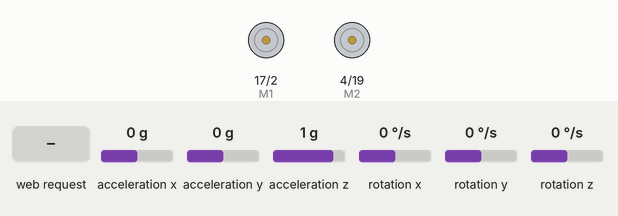
The sketch below on a simulated ESP32. Parts: direction and speed pins drawn as motors (green arrow = direction pin HIGH = forward, orange = LOW = backward, longer = more drive). The inputs (shaded band) are chosen by the test bench; at power-on: rotation z 0 °/s, acceleration x 0 g, acceleration y 0 g, acceleration z 1 g, rotation x 0 °/s, rotation y 0 °/s. WiFi joins after 1.5 s; servers stay silent unless stated; what the sketch prints to the serial monitor is not drawn.

Above: at 2.7 s.
2.8 s: HTTP request GET /left received
At 2.91 s:
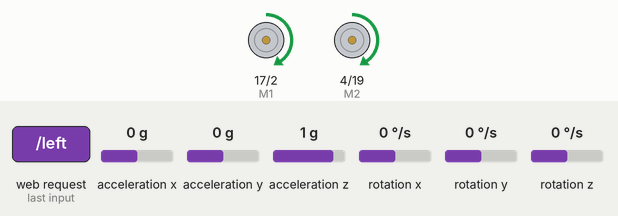
5.8 s: rotation z set to -25 °/s
8.8 s: rotation z set to -30 °/s
10.6 s: HTTP request GET /forward received
At 11.0 s:
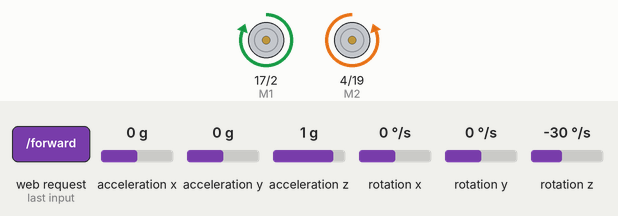
12.6 s: HTTP request GET /right received
At 12.92 s:
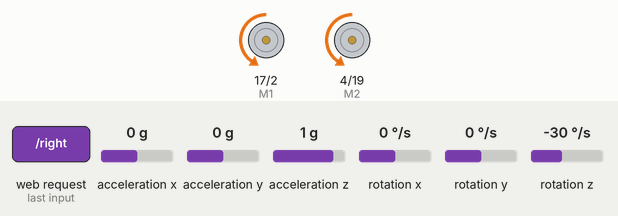
Timing chart, 0 to 16.6 s (numbered marks = the images above; inputs shaded):
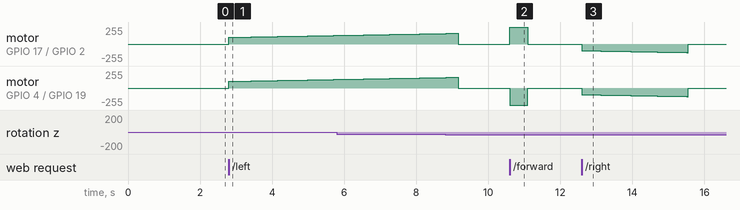

Measured:
- after the input at 2.8 s, motor on GPIO 17 (M1) / GPIO 2 (E1), motor on GPIO 4 (M2) / GPIO 19 (E2): moves from stopped to forward 128/255 over 2.9 s, starting at once
- after the input at 10.6 s, motor on GPIO 17 (M1) / GPIO 2 (E1): stopped → forward 255/255 at once, → stopped 0.50 s later; motor on GPIO 4 (M2) / GPIO 19 (E2): stopped → backward 255/255 at once, → stopped 0.50 s later
- after the input at 12.6 s, motor on GPIO 17 (M1) / GPIO 2 (E1), motor on GPIO 4 (M2) / GPIO 19 (E2): stopped → backward 100/255 at once, → backward 101/255 0.11 s later, → backward 102/255 0.10 s later, → backward 103/255 0.10 s later, … (30 changes in this stretch)

The sketch:

sketch_jan23e.ino
```cpp
#include "I2Cdev.h"
#include "MPU6050.h"
#include "Wire.h"

MPU6050 mpu;
// Global variables to keep track of the angle and the initial angle
float angleZ = 0;
float initialAngleZ = 0.0;
bool initialAngleSet = false;
unsigned long lastTime = 0;

bool isTurning = false;


#include <WiFi.h>
#include <ArduinoOTA.h>
// or for ESP32: #include <WiFi.h>

const char* ssid = "telenet-799DCED";
const char* password = "";
WiFiServer server(80);

// Variable to store the HTTP request
String header;

int E1 = 2;
int M1 = 17;
int E2 = 19;
int M2 = 4;

int turnDuration = 350;


void setup() {
    Serial.begin(9600);
    Wire.begin();
    Serial.println("Initialize MPU6050");
    mpu.initialize();

    if (!mpu.testConnection()) {
        Serial.println("MPU6050 connection failed");
        while (1);
    }

    pinMode(M1, OUTPUT);
    pinMode(M2, OUTPUT);
    analogWrite(E2, 0); // Set speed
    digitalWrite(M2, HIGH); // Move forward
    WiFi.begin(ssid, password);


    while (WiFi.status() != WL_CONNECTED) {
      delay(500);
      Serial.print(".");
    }

    Serial.println("");
    Serial.println("WiFi connected");
    Serial.println("IP address: ");
    Serial.println(WiFi.localIP());

    server.begin();

      ArduinoOTA.onStart([]() {
      String type;
      if (ArduinoOTA.getCommand() == U_FLASH)
        type = "sketch";
      else // U_SPIFFS
        type = "filesystem";

      // NOTE: if updating SPIFFS this would be the place to unmount SPIFFS using SPIFFS.end()
      Serial.println("Start updating " + type);
    });
    ArduinoOTA.onEnd([]() {
      Serial.println("\nEnd");
    });
    ArduinoOTA.onProgress([](unsigned int progress, unsigned int total) {
      Serial.printf("Progress: %u%%\r", (progress / (total / 100)));
    });
    ArduinoOTA.onError([](ota_error_t error) {
      Serial.printf("Error[%u]: ", error);
      if (error == OTA_AUTH_ERROR) Serial.println("Auth Failed");
      else if (error == OTA_BEGIN_ERROR) Serial.println("Begin Failed");
      else if (error == OTA_CONNECT_ERROR) Serial.println("Connect Failed");
      else if (error == OTA_RECEIVE_ERROR) Serial.println("Receive Failed");
      else if (error == OTA_END_ERROR) Serial.println("End Failed");
    });
    ArduinoOTA.begin();
}


void loop() {

  ArduinoOTA.handle();
  WiFiClient client = server.available(); // Listen for incoming clients

  if (client) {
    String currentLine = "";
    while (client.connected()) {
      if (client.available()) {
        char c = client.read();
        if (c == '\n') {
          if (currentLine.length() == 0) {
            // Send a standard HTTP response header
            client.println("HTTP/1.1 200 OK");
            client.println("Content-type:text/html");
            client.println("Connection: close");
            client.println();
            // Send the HTML content
            client.println("<!DOCTYPE html>");
            client.println("<html>");
            client.println("<body>");
            client.println("<h2>ESP32 Motor Control</h2>");
            client.println("<p><a href=\"/forward\"><button class=\"button\">Forward</button></a></p>");
            client.println("<p><a href=\"/left\"><button class=\"button\">Left</button></a></p>");
            client.println("<p><a href=\"/right\"><button class=\"button\">Right</button></a></p>");
            client.println("<p><a href=\"/stop\"><button class=\"button button2\">Stop</button></a></p>");
            client.println("</body>");
            client.println("</html>");

            break;
          } else {
            currentLine = "";
          }
        } else if (c != '\r') {
          currentLine += c;
        }


        // Check the request route
        if (currentLine.endsWith("GET /forward")) {
          Serial.println("moving forward");
          move_forward();
        } else if (currentLine.endsWith("GET /left")) {
          Serial.println("moving left");
          isTurning= true;
          move_left();
        } else if (currentLine.endsWith("GET /right")) {
          Serial.println("moving right");
          isTurning= true;
          move_right();
        }
        else if (currentLine.endsWith("GET /stop") ){
          stop_moving();
          isTurning = false;
          initialAngleSet = false;
        }
      }
    }
    client.stop();
  }

//    // Read and handle MPU6050 data
//    if (isTurning) {
//      // Read raw gyro values
//      int16_t ax, ay, az;
//      int16_t gx, gy, gz;
//      mpu.getMotion6(&ax, &ay, &az, &gx, &gy, &gz);
//
//      // Convert gyroscope values to degrees/sec
//      float gyroZ = gz / 131.0;
//
//      // Current time in milliseconds
//      unsigned long currentTime = millis();
//      if (lastTime == 0) {
//          lastTime = currentTime; // Initialize lastTime
//      }
//
//      // Time difference in seconds
//      float deltaTime = (currentTime - lastTime) / 1000.0;
//      lastTime = currentTime;
//
//      // Integrate the gyroscope data
//      angleZ += gyroZ * deltaTime;
//
//      // Set the initial angle when a certain condition is met (e.g., a button press)
//      if (!initialAngleSet) {
//          initialAngleZ = angleZ;
//          initialAngleSet = true;
//          Serial.print("Initial angle set: ");
//          Serial.println(initialAngleZ);
//      }
//
//      // Check if the rotation around Z-axis is close to 90 degrees from the initial angle
//      float angleDifference = angleZ - initialAngleZ;
//      Serial.print("Current Angle Difference: ");
//      Serial.println(angleDifference);
//      angleDifference = abs(angleDifference);
//
//      if (initialAngleSet && (angleDifference > 85)) {
//          Serial.println("Rotated approximately 90 degrees from the initial position");
//          // Reset the initial angle to start measuring again
//          initialAngleSet = false;
//          stop_moving();
//          isTurning = false;
//      }
//      delay(100);
//    }

}

void startTurning() {
  isTurning = true;
}


void move_forward() {
  // Forward movement code
  analogWrite(E1, 255); // Set speed
  analogWrite(E2, 255); // Set speed
  digitalWrite(M1, HIGH); // Move forward
  digitalWrite(M2, LOW); // Move forward

  delay(500);

  // Stop motors after turning
  analogWrite(E2, 0);
  analogWrite(E1, 0);
  digitalWrite(M2, HIGH);
  digitalWrite(M1, LOW);
}

void move_left() {
  int speed = 100;
  // Read and handle MPU6050 data
  while(isTurning) {
    // Left turn code for 90-degree stationary turn
    analogWrite(E1, speed); // Set speed for motor 1
    analogWrite(E2, speed); // Set speed for motor 2
    digitalWrite(M1, HIGH); // Run motor 1 forward
    digitalWrite(M2, HIGH); // Run motor 2 backward

    // Read raw gyro values
    int16_t ax, ay, az;
    int16_t gx, gy, gz;
    mpu.getMotion6(&ax, &ay, &az, &gx, &gy, &gz);

    // Convert gyroscope values to degrees/sec
    float gyroZ = gz / 131.0;

    // Current time in milliseconds
    unsigned long currentTime = millis();
    if (lastTime == 0) {
        lastTime = currentTime; // Initialize lastTime
    }

    // Time difference in seconds
    float deltaTime = (currentTime - lastTime) / 1000.0;
    lastTime = currentTime;

    // Integrate the gyroscope data
    angleZ += gyroZ * deltaTime;

    // Set the initial angle when a certain condition is met (e.g., a button press)
    if (!initialAngleSet) {
        initialAngleZ = angleZ;
        initialAngleSet = true;
        Serial.print("Initial angle set: ");
        Serial.println(initialAngleZ);
    }

    // Check if the rotation around Z-axis is close to 90 degrees from the initial angle
    float angleDifference = angleZ - initialAngleZ;
    Serial.print("Current Angle Difference: ");
    Serial.println(angleDifference);
    angleDifference = abs(angleDifference);

    if (initialAngleSet && (angleDifference > 85)) {
        Serial.println("Rotated approximately 90 degrees from the initial position");
        // Reset the initial angle to start measuring again
        initialAngleSet = false;
        stop_moving();
        isTurning = false;
    }
    delay(100);
    speed++;
  }
}

void move_right() {

  int speed = 100;
    // Read and handle MPU6050 data
  while(isTurning) {
  // Right turn code for 90-degree stationary turn
    analogWrite(E1, speed); // Set speed for motor 1
    analogWrite(E2, speed); // Set speed for motor 2
    digitalWrite(M1, LOW); // Run motor 1 backward
    digitalWrite(M2, LOW); // Run motor 2 forward

    // Read raw gyro values
    int16_t ax, ay, az;
    int16_t gx, gy, gz;
    mpu.getMotion6(&ax, &ay, &az, &gx, &gy, &gz);

    // Convert gyroscope values to degrees/sec
    float gyroZ = gz / 131.0;

    // Current time in milliseconds
    unsigned long currentTime = millis();
    if (lastTime == 0) {
        lastTime = currentTime; // Initialize lastTime
    }

    // Time difference in seconds
    float deltaTime = (currentTime - lastTime) / 1000.0;
    lastTime = currentTime;

    // Integrate the gyroscope data
    angleZ += gyroZ * deltaTime;

    // Set the initial angle when a certain condition is met (e.g., a button press)
    if (!initialAngleSet) {
        initialAngleZ = angleZ;
        initialAngleSet = true;
        Serial.print("Initial angle set: ");
        Serial.println(initialAngleZ);
    }

    // Check if the rotation around Z-axis is close to 90 degrees from the initial angle
    float angleDifference = angleZ - initialAngleZ;
    Serial.print("Current Angle Difference: ");
    Serial.println(angleDifference);
    angleDifference = abs(angleDifference);

    if (initialAngleSet && (angleDifference > 85)) {
        Serial.println("Rotated approximately 90 degrees from the initial position");
        // Reset the initial angle to start measuring again
        initialAngleSet = false;
        stop_moving();
        isTurning = false;
    }
    delay(100);
    speed++;
  }
}
void stop_moving() {
  isTurning = false;
  analogWrite(E1, 0); // Stop one motor for turning
  analogWrite(E2, 0); // Set speed
  digitalWrite(M1, LOW);
  digitalWrite(M2, HIGH);
}
```
